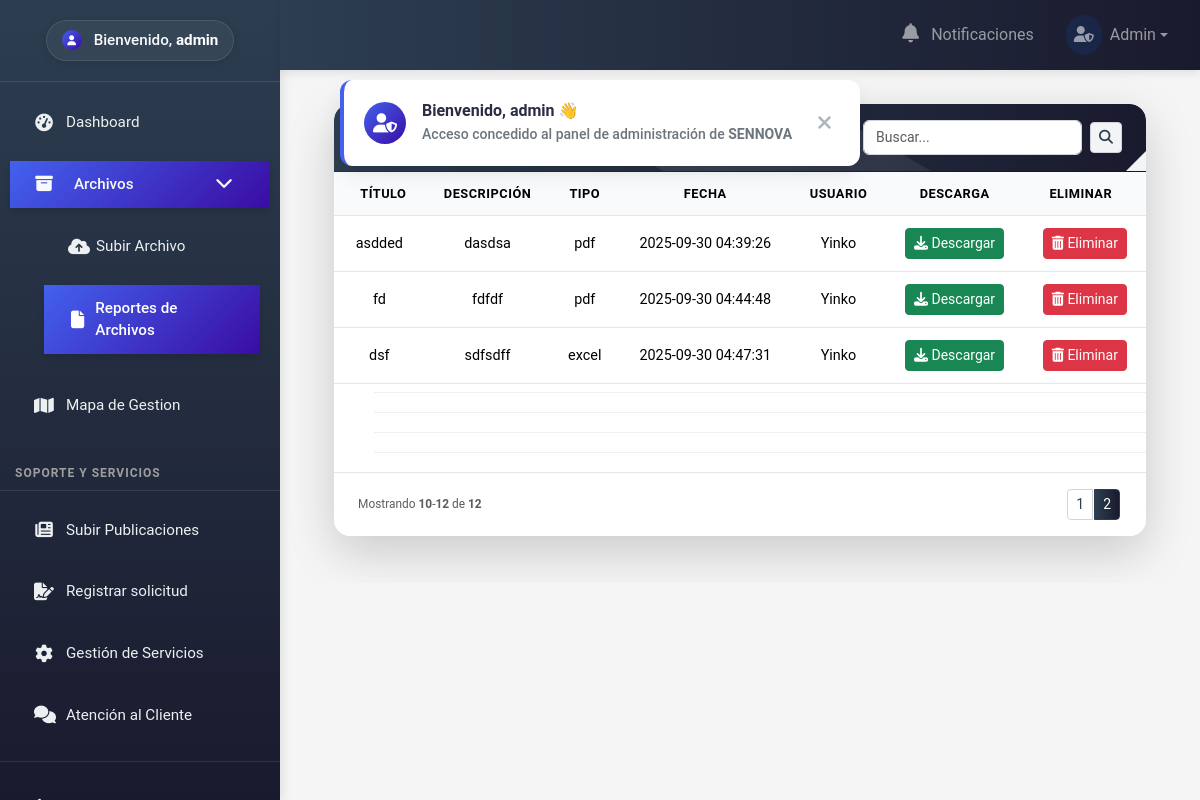
/inAdmin.php?vista=report&pagina=2 (signed in), run on an earlier commit of the app's database.
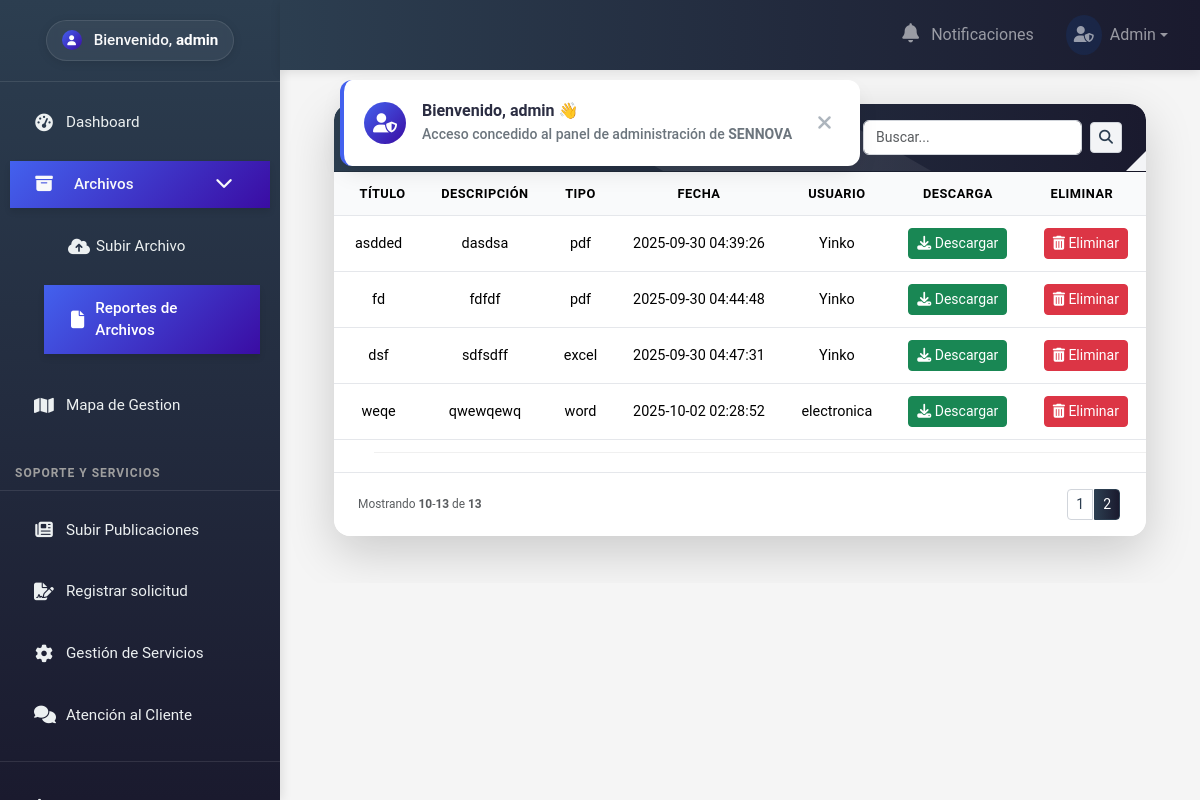
And on a later commit of the database.
### tables this page shows
CREATE TABLE `archives` (
  `id_archives` int(11) NOT NULL AUTO_INCREMENT,
  `Tittle_ar` varchar(100) NOT NULL,
  `description_ar` varchar(200) NOT NULL,
  `type_ar` varchar(50) NOT NULL,
  `date_publi_ar` timestamp NOT NULL DEFAULT current_timestamp() ON UPDATE current_timestamp(),
  `ruta_ar` varchar(200) NOT NULL,
  `name_ar` varchar(200) NOT NULL,
  `id_user` int(11) NOT NULL,
  `id_proceso` int(11) NOT NULL,
  `descargable` tinyint(4) DEFAULT 1,
  PRIMARY KEY (`id_archives`),
  KEY `id_user` (`id_user`),
  CONSTRAINT `archives_ibfk_1` FOREIGN KEY (`id_user`) REFERENCES `users` (`id`)
);

CREATE TABLE `users` (
  `id` int(11) NOT NULL AUTO_INCREMENT,
  `username` varchar(50) NOT NULL,
  `password_acc` varchar(255) NOT NULL,
  `email_acc` varchar(100) NOT NULL,
  `full_name` varchar(100) DEFAULT NULL,
  `telefono` varchar(20) DEFAULT NULL,
  `direccion` varchar(120) DEFAULT NULL,
  `role_id` int(11) DEFAULT NULL,
  `created_at` timestamp NOT NULL DEFAULT current_timestamp(),
  `updated_at` timestamp NOT NULL DEFAULT current_timestamp() ON UPDATE current_timestamp(),
  `area` varchar(50) DEFAULT NULL,
  PRIMARY KEY (`id`),
  UNIQUE KEY `email` (`email_acc`)
);

### inAdmin.php (called while the page is built, shortened)
<?php
require_once __DIR__ . '/models/PubliModel.php';
require_once __DIR__ . '/views/admin.php';

### conexion/conexion.php (called while the page is built)
<?php
 function conectaDb() {
    try
       {
        $conn = new PDO('mysql:host=localhost;dbname=sennova2;charset=utf8', 'root', '');
        $conn->setAttribute(PDO::ATTR_ERRMODE, PDO::ERRMODE_EXCEPTION);
        return $conn;
       }
    catch(PDOException $e){
        echo "Error: en la conexion ".$e->getMessage();
    }
 }

### models/PubliModel.php (called while the page is built, shortened)
<?php
require_once __DIR__ . '/../conexion/conexion.php';
class PublicacionModel
{
    private $conn;
    public function __construct()
    {
        $this->conn = conectaDb();
    }
    public function obtenerArchivo(): array
    {
        $sql = "SELECT
                    a.id_archives,
                    a.Tittle_ar,
                    a.description_ar,
                    a.type_ar,
                    a.date_publi_ar,
                    a.ruta_ar,
                    a.name_ar,
                    u.full_name AS usuario
                FROM archives a
                LEFT JOIN users u ON a.id_user = u.id";
        return $this->conn->query($sql)->fetchAll(PDO::FETCH_ASSOC);
    }
}

### routes/tables.php (the view, shortened to what the changed rows need)
<?php
require_once __DIR__ . '/../models/PubliModel.php';
$modelo = new PublicacionModel();
$busqueda = $_GET['buscar'] ?? '';
if (!empty($busqueda)) {
  $archivos = $modelo->buscarArchivos($busqueda);
} else {
  $archivos = $modelo->obtenerArchivo();
}
$registros_por_pagina = 9;
$pagina_actual = isset($_GET['pagina']) ? (int)$_GET['pagina'] : 1;
$indice_inicio = ($pagina_actual - 1) * $registros_por_pagina;
$total = count($archivos);
$archivos_pagina = array_slice($archivos, $indice_inicio, $registros_por_pagina);
foreach ($archivos_pagina as $archivo): ?>
  <tr>
    <td><?= htmlspecialchars($archivo['Tittle_ar']) ?></td>
    <td style="max-width: 250px; word-wrap: break-word; white-space: normal;">
      <?= htmlspecialchars($archivo['description_ar']) ?>
    </td>
    <td><?= htmlspecialchars($archivo['type_ar']) ?></td>
    <td><?= htmlspecialchars($archivo['date_publi_ar']) ?></td>
    <td><?= htmlspecialchars($archivo['usuario']) ?></td>
    <td>
      <a href="/sennova/<?= htmlspecialchars($archivo['ruta_ar']) ?>" class="btn btn-success btn-sm" download>
        <i class="fas fa-download"></i> Descargar
      </a>
    </td>
    <?php if ($_SESSION['rol'] == 1): ?>
    <td>
      <a href="/sennova/routes/eliminarArchivo.php?id=<?= $archivo['id_archives'] ?>" class="btn btn-danger btn-sm"
         onclick="return confirm('¿Seguro que deseas eliminar este archivo?');">
        <i class="fas fa-trash-alt"></i> Eliminar
      </a>
    </td>
    <?php endif; ?>
  </tr>
<?php endforeach; ?>

### views/admin/report.php (shortened to what the changed rows need)
<div class="container text-center">
  <div class="card notebook-theme shadow-lg rounded-4 mt-5 " data-aos="zoom-in" data-aos-delay="100">
    <div class="card-header notebook-header bg-dark text-white rounded-top-4 px-4 py-3" data-aos="fade-right"
      data-aos-delay="200">
      <div class="d-flex justify-content-between align-items-center flex-wrap">
        <h5 class="mb-0 fw-semibold d-flex align-items-center">
        </h5>
        <form method="GET" class="d-flex align-items-center">
          <input type="text" id="busqueda" class="form-control form-control-sm me-2" name="buscar"
            placeholder="Buscar..." value="<?= htmlspecialchars($_GET['buscar'] ?? '') ?>">
          <button type="submit" class="btn btn-light btn-sm">
            <i class="fas fa-search"></i>
          </button>
        </form>
      </div>
      <div class="notebook-page-corner"></div>
    </div>
    <div class="card-body p-0 notebook-paper bg-white" data-aos="fade-up" data-aos-delay="300">
      <div class="table-responsive">
        <table class="table table-hover table-borderless align-middle mb-0 notebook-table">
          <thead class="notebook-table-header bg-light text-secondary small text-uppercase border-bottom">
            <tr>
              <th class="ps-4">Título</th>
              <th>Descripción</th>
              <th>Tipo</th>
              <th>Fecha</th>
              <th>Usuario</th>
              <th>Descarga</th>
              <?php if ($_SESSION['rol'] == 1): ?>
                <th class="pe-4">Eliminar</th>
              <?php endif; ?>
            </tr>
          </thead>
          <tbody class="notebook-table-body text-dark" id="tabla-archivos">
            <?php include 'routes/tables.php'; ?>
          </tbody>
        </table>
      </div>
    </div>
    <div
      class="card-footer notebook-footer bg-white rounded-bottom-4 py-3 px-4 d-flex justify-content-between align-items-center"
      data-aos="fade-up" data-aos-delay="600">
      <span class="text-muted small">
        Mostrando
        <strong><?= $indice_inicio + 1 ?></strong>‑<strong><?= min($indice_inicio + $registros_por_pagina, $total) ?></strong>
        de <strong><?= $total ?></strong>
      </span>
      <nav>
        <ul class="pagination pagination-sm mb-0 notebook-pagination">
          <?php for ($i = 1; $i <= ceil($total / $registros_por_pagina); $i++): ?>
            <li class="page-item <?= $i == $pagina_actual ? 'active' : '' ?>">
              <a class="page-link" href="?vista=report&pagina=<?= $i ?>">
                <?= $i ?>
              </a>
            </li>
          <?php endfor; ?>
        </ul>
      </nav>
    </div>
  </div>
</div>

What changed in the data, as far as the page shows it:
added archives: Tittle_ar "weqe", description_ar "qwewqewq", type_ar "word", date_publi_ar "2025-10-02 02:28:52", id_user.full_name "electronica"
Also different on the page:
min($indice_inicio + $registros_por_pagina, $total): "12" → "13"
$total: "12" → "13"
